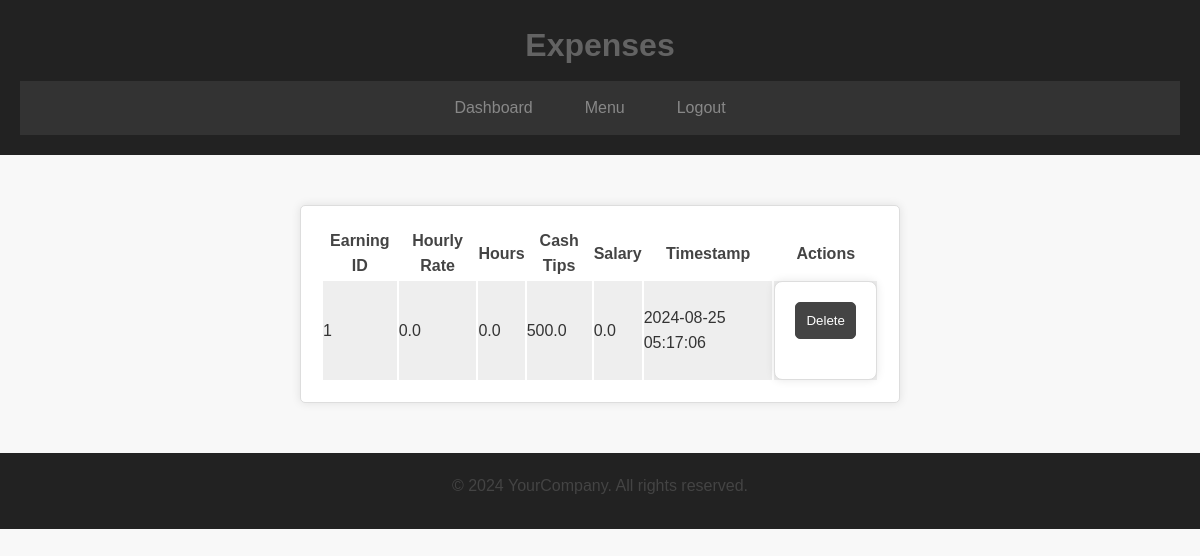
/view_earnings (signed in), run on an earlier commit of the app's database.
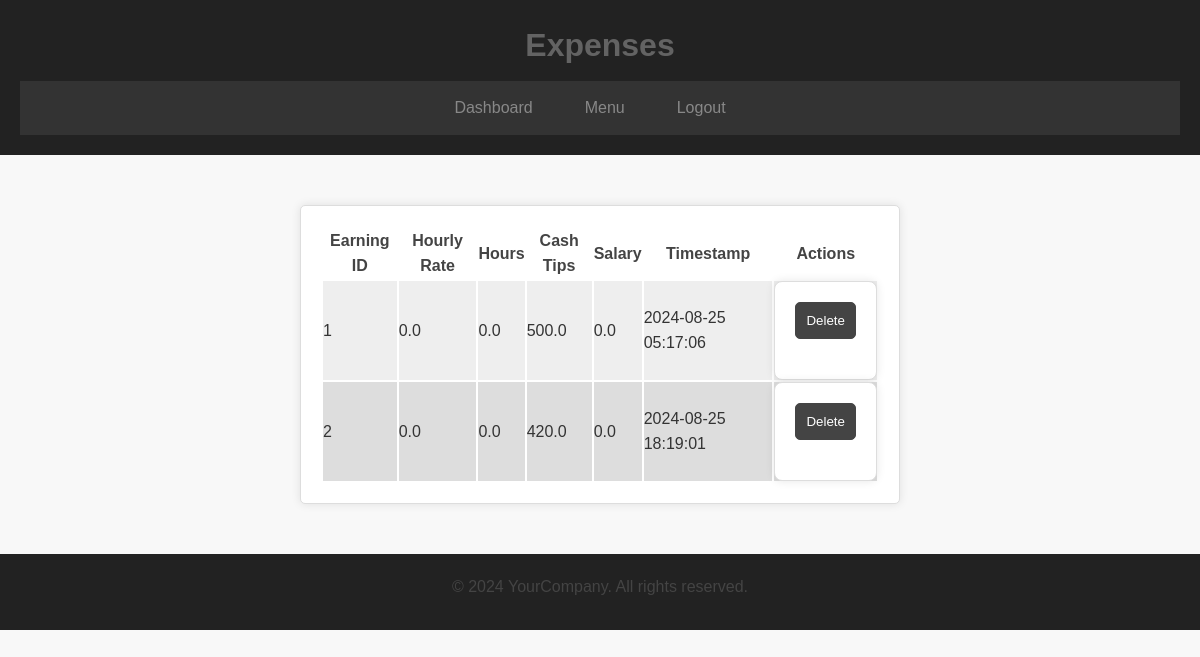
And on a later commit of the database.
### db_env.py (models this page shows)
class DailyEarning(db.Model):
    id = db.Column(db.Integer, primary_key=True)
    username = db.Column(db.String(100), nullable=False)
    hourly_rate = db.Column(db.Float)
    hours = db.Column(db.Float)
    cash_tips = db.Column(db.Float)
    salary = db.Column(db.Float)
    timestamp = db.Column(db.DateTime, nullable=False, default=datetime.utcnow)

### routes.py (the view)
@routes.route('/view_earnings')
def view_earnings():
    if 'username' in session:
        earnings = db_env.DailyEarning.query.filter_by(username=session['username']).all()
        return render_template('view_earnings.html', earnings=earnings)
    return redirect(url_for('routes.login'))

### templates/view_earnings.html (shortened to what this page needs)
<!DOCTYPE html>
<html lang="en">
<head>
    <link rel="stylesheet" type="text/css" href="{{ url_for('static', filename='styles/styles.css') }}">
    <link rel="stylesheet" type="text/css" href="https://cdn.datatables.net/1.11.5/css/jquery.dataTables.css">
</head>
<body>
    <header>
        <h1>Expenses</h1>
        <nav>
            <ul>
                <li><a href="{{ url_for('routes.dashboard') }}">Dashboard</a></li>
                <li class="dropdown">
                    <a href="javascript:void(0)" class="dropbtn">Menu</a>
                </li>
                <li><a href="/logout">Logout</a></li>
            </ul>
        </nav>
    </header>
    <div class="container">
        <table id="earningsTable" class="display">
            <thead>
                <tr>
                    <th>Earning ID</th>
                    <th>Hourly Rate</th>
                    <th>Hours</th>
                    <th>Cash Tips</th>
                    <th>Salary</th>
                    <th>Timestamp</th>
                    <th>Actions</th>
                </tr>
            </thead>
            <tbody>
                {% for earning in earnings %}
                <tr>
                    {% if earning.hourly_rate %}
                        <td>{{ earning.id }}</td>
                        <td>{{ earning.hourly_rate }}</td>
                        <td>{{ earning.hours }}</td>
                        <td>{{ earning.cash_tips }}</td>
                        <td>{{ earning.salary }}</td>
                        <td>{{ earning.timestamp.strftime('%Y-%m-%d %H:%M:%S') }}</td>
                        <td>
                            <form id="deleteForm-{{ earning.id }}" action="{{ url_for('routes.delete_earning', earning_id=earning.id) }}" method="POST">
                                <button type="button" class="btn btn-danger" onclick="confirmDelete({{ earning.id }})">Delete</button>
                            </form>
                        </td>
                    {% else %}
                        <td>{{ earning.id }}</td>
                        <td>{{ earning.hourly_rate }}</td>
                        <td>{{ earning.hours }}</td>
                        <td>{{ earning.cash_tips }}</td>
                        <td>{{ earning.salary }}</td>
                        <td>{{ earning.timestamp.strftime('%Y-%m-%d %H:%M:%S') }}</td>
                        <td>
                            <form id="deleteForm-{{ earning.id }}" action="{{ url_for('routes.delete_earning', earning_id=earning.id) }}" method="POST">
                                <button type="button" class="btn btn-danger" onclick="confirmDelete({{ earning.id }})">Delete</button>
                            </form>
                        </td>
                    {% endif %}
                </tr>
                {% endfor %}
            </tbody>
        </table>
    </div>
    <footer>
        <p>&copy; 2024 YourCompany. All rights reserved.</p>
    </footer>
</body>
</html>

### static/styles/styles.css (style rules this page uses)
* { margin: 0; padding: 0; box-sizing: border-box; }
body { font-family: Arial, sans-serif; background-color: #f5f5f5; line-height: 1.6; color: #333333; }
header { background-color: #333333; color: #ffffff; padding: 20px; text-align: center; }
nav ul { list-style-type: none; margin: 0; padding: 0; background-color: #333; display: flex; justify-content: center; }
nav ul li { position: relative; margin-right: 20px; }
nav ul li a { display: block; padding: 14px 16px; color: white; text-align: center; text-decoration: none; }
h2, h1 { margin-bottom: 10px; color: #636363; }
form { max-width: 800px; background-color: #f0f0f0; margin: 0 auto; padding: 20px; border-radius: 8px; box-shadow: 0 0 10px rgba(0, 0, 0, 0.1); text-align: center; }
.btn, button { width: 100%; padding: 10px; margin-bottom: 20px; border: 1px solid #333333; border-radius: 5px; box-sizing: border-box; background-color: #333333; color: #ffffff; }
footer { background-color: #333333; color: #ffffff; padding: 10px; text-align: center; }
.container { width: 90%; max-width: 600px; margin: 50px auto; padding: 20px; background-color: #f0f0f0; border-radius: 5px; box-shadow: 0 0 10px rgba(0, 0, 0, 0.1); }
p { text-align: center; margin-top: 10px; margin-bottom: 20px; color: #333333; }
a { color: #007bff; text-decoration: none; }
a[href] { color: #888888; }
tbody { background-color: #dddddd; color: #333333; }
tbody tr:nth-child(even) { background-color: #cccccc; }
body { background-color: #f8f8f8; color: #444444; }
header { background-color: #222222; color: #ffffff; }
nav ul li a { color: #444444; }
form { background-color: #ffffff; border: 1px solid #dddddd; }
.btn, button { border: 1px solid #444444; background-color: #444444; color: #ffffff; }
footer { background-color: #222222; color: #ffffff; }
.container { background-color: #ffffff; border: 1px solid #dddddd; box-shadow: 0 0 10px rgba(0, 0, 0, 0.1); }
p { color: #444444; }
tbody { background-color: #eeeeee; }
tbody tr:nth-child(even) { background-color: #dddddd; }
nav ul { list-style-type: none; display: flex; justify-content: center; }
nav ul li { margin-right: 20px; }
nav ul li a { color: #333333; text-decoration: none; }

What changed in the data, as far as the page shows it:
added DailyEarning: id "2", hourly_rate "0.0", hours "0.0", cash_tips "420.0", salary "0.0", timestamp "2024-08-25 18:19:01"
